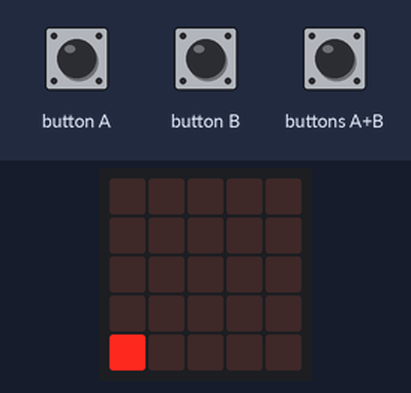
A program run on a simulated BBC micro:bit running MicroPython. Parts: the board's 5×5 LED display. The inputs (shaded band) are chosen by the test bench.

Above: at 8.18 s.
8.2 s: button A pressed for 0.15 s
At 8.3 s:
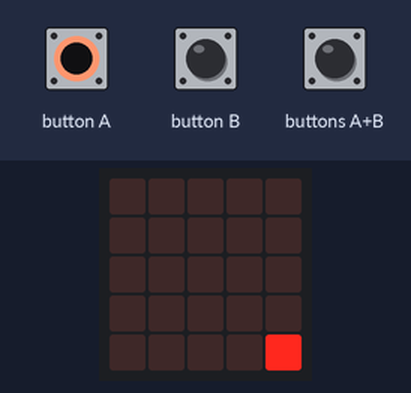
8.9 s: button B pressed for 1 s
At 9.2 s:
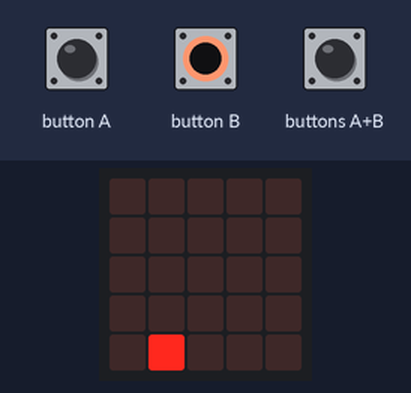
10.5 s: button B pressed for 0.15 s
At 10.61 s:
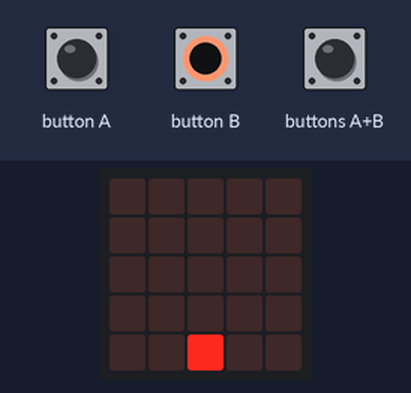
11.2 s: button A pressed for 3.2 s
At 11.77 s:
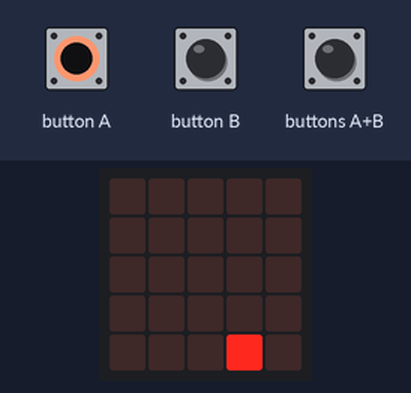

The program:

buttonExample.py
```python
#https://microbit.org/guide/python/
#https://python.microbit.org/v/2.0
#https://www.python.org/community/microbit/
#https://github.com/bbcmicrobit/micropython

from microbit import *

def cool():
    a=1
    for w in range(75):
        for l in range(4):
            display.set_pixel(l,w%5,a)
            display.set_pixel(w%5,l,a)
            display.set_pixel(l,l,a)
            display.set_pixel(w%5,w%5,a)
            sleep(w%50)
            a+=1
            if(a==10):
                a=1

def game():
    x=0
    y=0
    time=0
    while time < 300:
        time+=1
        if button_a.is_pressed():
            x-=1
        if button_b.is_pressed():
            x+=1
        if button_a.is_pressed() and button_b.is_pressed():
            y+=1
        if not button_a.is_pressed() and not button_b.is_pressed():
            y-=1
        if x>4:
            x=0
        if x<0:
            x=4
        if y>4:
            y=0
        if y<0:
            y=4
        display.set_pixel(x,y,9)
        sleep(125)
        display.clear()

def lane():
    for a in range(10):
        display.set_pixel(0,0,9)
        sleep(450)
        display.set_pixel(0,1,9)
        display.set_pixel(1,1,9)
        display.set_pixel(1,0,9)
        sleep(450)
        display.set_pixel(0,2,9)
        display.set_pixel(1,2,9)
        display.set_pixel(2,2,9)
        display.set_pixel(2,1,9)
        display.set_pixel(2,0,9)
        sleep(450)
        display.set_pixel(0,3,9)
        display.set_pixel(1,3,9)
        display.set_pixel(2,3,9)
        display.set_pixel(3,3,9)
        display.set_pixel(3,2,9)
        display.set_pixel(3,1,9)
        display.set_pixel(3,0,9)
        sleep(450)
        display.set_pixel(0,4,9)
        display.set_pixel(1,4,9)
        display.set_pixel(2,4,9)
        display.set_pixel(3,4,9)
        display.set_pixel(4,4,9)
        display.set_pixel(4,3,9)
        display.set_pixel(4,2,9)
        display.set_pixel(4,1,9)
        display.set_pixel(4,0,9)
        sleep(450)
        display.clear()

while True:
    cool()
    game()
    lane()
```

Measured:
- after the input at 8.2 s, the display: changes at once (image 1)
- after the input at 8.9 s, the display: first changes after 0.11 s (image 2 shows a later state)
- after the input at 10.5 s, the display: changes after 0.05 s (image 3)
- after the input at 11.2 s, the display: first changes after 0.12 s (image 4 shows a later state)
